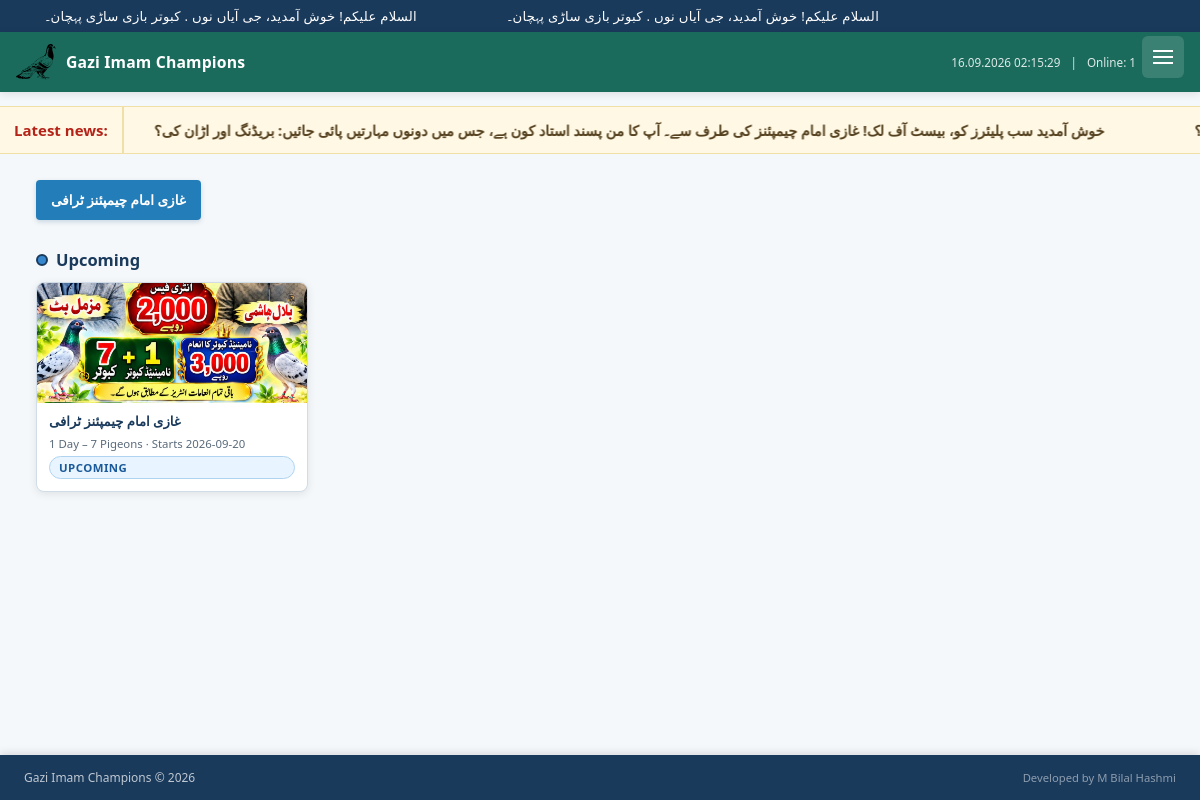
The page / on the database its author committed.
### tables this page shows
CREATE TABLE settings (
                id INTEGER PRIMARY KEY CHECK (id = 1),
                ticker_text TEXT DEFAULT 'Welcome to Pigeon Racing Tournament',
                contact_content TEXT DEFAULT 'Contact us for more information.',
                home_display_mode TEXT DEFAULT 'all'
            , detail_ticker_text TEXT NOT NULL DEFAULT 'Pigeon flying Tournament', home_banner_image TEXT NOT NULL DEFAULT '', latest_news_text TEXT NOT NULL DEFAULT '');

CREATE TABLE tournaments (
                id INTEGER PRIMARY KEY AUTOINCREMENT,
                name TEXT NOT NULL,
                start_time TEXT NOT NULL DEFAULT '05:00',
                template TEXT NOT NULL,
                num_rounds INTEGER NOT NULL,
                num_pigeons INTEGER NOT NULL DEFAULT 7,
                start_date TEXT NOT NULL,
                round_interval_days INTEGER NOT NULL DEFAULT 1,
                info_text TEXT DEFAULT '',
                banner_image TEXT DEFAULT '',
                status TEXT NOT NULL DEFAULT 'upcoming',
                is_published INTEGER NOT NULL DEFAULT 0,
                is_visible INTEGER NOT NULL DEFAULT 1,
                is_pinned INTEGER NOT NULL DEFAULT 0,
                created_at TEXT NOT NULL DEFAULT (datetime('now'))
            , page_ticker_text TEXT NOT NULL DEFAULT '', published_lofts INTEGER NOT NULL DEFAULT 0, published_total_pigeons INTEGER NOT NULL DEFAULT 0, published_pigeons_landed INTEGER NOT NULL DEFAULT 0, published_pigeons_remaining INTEGER NOT NULL DEFAULT 0, published_at TEXT NOT NULL DEFAULT '', show_on_home INTEGER NOT NULL DEFAULT 0);

### main.py (the view)
@app.get("/", response_class=HTMLResponse)
def home(request: Request):
    with get_db() as conn:
        settings = get_settings()
        upcoming, in_progress, completed, all_t = get_all_tournaments_grouped(
            conn, "all"
        )
        featured_row = conn.execute(
            "SELECT * FROM tournaments WHERE is_visible=1 AND show_on_home=1 LIMIT 1"
        ).fetchone()
        featured_tournament = None
        featured_participants = []
        featured_round_dates = []
        if featured_row:
            featured_tournament = dict(featured_row)
            featured_tournament["status"] = compute_tournament_status(featured_tournament)
            featured_participants, featured_round_dates = build_leaderboard(
                featured_tournament["id"], conn
            )
        home_banners = get_home_banners()
    online = get_online_count(request)
    response = templates.TemplateResponse("home.html", {
        "request": request,
        "settings": settings,
        "upcoming": upcoming,
        "in_progress": in_progress,
        "completed": completed,
        "all_tournaments": all_t,
        "home_banners": home_banners,
        "featured_tournament": featured_tournament,
        "featured_participants": featured_participants,
        "featured_round_dates": featured_round_dates,
        "online_count": online,
        "now": datetime.now(),
        "is_admin": bool(get_admin_user(request)),
    })
    session_id = request.cookies.get("session_id", str(uuid.uuid4()))
    response.set_cookie("session_id", session_id, httponly=True, max_age=86400)
    return response

### templates/home.html (shortened to what this page needs)
{% extends "base.html" %}
{% block content %}
{% if settings.latest_news_text %}
<section class="latest-news" aria-label="Latest news">
  <div class="latest-news-inner">
    <span class="latest-news-label">Latest news:</span>
    <div class="latest-news-track">
      <p>{{ settings.latest_news_text }}</p>
      <p aria-hidden="true">{{ settings.latest_news_text }}</p>
    </div>
  </div>
</section>
{% endif %}
<main class="home-page-body home-wide-content">
  {% if all_tournaments %}
  <section class="home-tournament-navigation" aria-label="All tournaments">
    <div class="home-tournament-tags">
      {% for t in all_tournaments %}
      <a href="/tournament/{{ t.id }}" class="home-tournament-tag" title="Open {{ t.name }}">{{ t.name }}</a>
      {% endfor %}
    </div>
  </section>
  {% endif %}
  {% set home_in_progress = in_progress | rejectattr("show_on_home", "equalto", 1) | list %}
  {% set home_upcoming = upcoming | rejectattr("show_on_home", "equalto", 1) | list %}
  {% if home_upcoming %}
  <section class="home-simple-section" aria-labelledby="upcoming-title">
    <h2 id="upcoming-title" class="home-section-heading"><span class="status-dot status-dot-upcoming"></span>Upcoming</h2>
    <div class="home-simple-tournament-list">
      {% for t in home_upcoming %}
      <a href="/tournament/{{ t.id }}" class="home-simple-tournament">
        {% if t.banner_image %}
        <img src="/static/uploads/banners/{{ t.banner_image }}" alt="{{ t.name }}" class="home-simple-tournament-banner"/>
        {% else %}
        <div class="home-simple-tournament-banner-placeholder">🏆</div>
        {% endif %}
        <div class="home-simple-tournament-body">
          <span class="home-simple-tournament-name">{{ t.name }}</span>
          <span class="home-simple-tournament-meta">{{ t.template_label }} · Starts {{ t.start_date }}</span>
          <span class="badge badge-upcoming">Upcoming</span>
        </div>
      </a>
      {% endfor %}
    </div>
  </section>
  {% endif %}
</main>
{% endblock %}

### templates/base.html (shortened to what this page needs)
<!DOCTYPE html>
<html lang="en">
<head>
  <link rel="stylesheet" href="/static/css/style.css"/>
</head>
<body>
<div class="ticker-wrap site-ticker" aria-label="Announcements">
  <div class="ticker-track persistent-ticker-track">
    <span class="ticker-item" dir="auto" aria-hidden="true">{{ settings.ticker_text }}</span>
    <span class="ticker-item" dir="auto" aria-hidden="true">{{ settings.ticker_text }}</span>
  </div>
</div>
<nav class="navbar">
  <div class="navbar-inner">
    <div class="nav-hamburger-row">
      <a href="/" class="navbar-brand" aria-label="Gazi Imam Champions Home">
        <img src="/static/images/logo.svg"
             class="navbar-logo"
             alt="Gazi Imam Champions pigeon logo"
             width="40" height="40"
             style="object-fit:contain;"/>
        <span class="navbar-brand-name">Gazi Imam Champions</span>
      </a>
      <div class="navbar-meta">
        <span id="live-clock">{{ now.strftime('%d.%m.%Y  %H:%M:%S') }}</span>
        <span>|</span>
        <span>Online: {{ online_count }}</span>
      </div>
      <button class="hamburger" id="hamburger" aria-label="Menu">&#9776;</button>
    </div>
  </div>
</nav>
{% block content %}{% endblock %}
<footer class="site-footer">
  <span>Gazi Imam Champions &copy; 2026</span>
  <span class="footer-right">Developed by M Bilal Hashmi</span>
</footer>
</body>
</html>

### rows shown on the page
settings: ticker_text "السلام علیکم! خوش آمدید، جی آیاں نوں . کبوتر بازی ساڑی پہچان۔", latest_news_text "خوش آمدید سب پلیئرز کو، بیسٹ آف لک! غازی امام چیمپئنز کی طرف سے۔ آپ کا من پسند استاد کون ہے، جس میں دونوں مہارتیں پائی جائیں: بریڈنگ اور اڑان کی؟"
tournaments: name "غازی امام چیمپئنز ٹرافی", banner_image (picture), template_label "1 Day – 7 Pigeons", start_date "2026-09-20"

### other values the page prints
{{ online_count }} "1"
